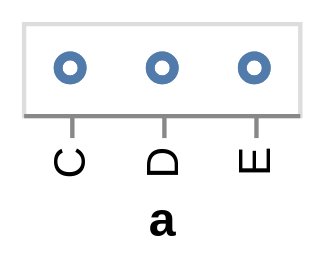

Express this chart as Vega-Lite.
### Vega specification from a JSON file in a GitHub repository (floating-point values rounded to 4 significant figures)
{"$schema": "https://vega.github.io/schema/vega/v3.0.json", "autosize": "pad", "padding": 5, "style": "cell", "data": [{"name": "source_0", "values": [{"a": "C", "b": 2}, {"a": "C", "b": 7}, {"a": "C", "b": 4}, {"a": "D", "b": 1}, {"a": "D", "b": 2}, {"a": "D", "b": 6}, {"a": "E", "b": 8}, {"a": "E", "b": 4}, {"a": "E", "b": 7}]}], "signals": [{"name": "x_step", "value": 21}, {"name": "width", "update": "bandspace(domain('x').length, 1, 0.5) * x_step"}, {"name": "height", "update": "21"}], "marks": [{"name": "marks", "type": "symbol", "style": ["point"], "from": {"data": "source_0"}, "encode": {"update": {"x": {"scale": "x", "field": "a"}, "y": {"signal": "height", "mult": 0.5}, "stroke": {"value": "#4c78a8"}, "fill": {"value": "transparent"}, "opacity": {"value": 0.7}}}}], "scales": [{"name": "x", "type": "point", "domain": {"data": "source_0", "field": "a", "sort": true}, "range": {"step": {"signal": "x_step"}}, "round": true, "padding": 0.5}], "axes": [{"scale": "x", "orient": "bottom", "title": "a", "zindex": 1, "encode": {"labels": {"update": {"angle": {"value": 270}, "align": {"value": "right"}, "baseline": {"value": "middle"}}}}}], "config": {"axis": {"domainColor": "#888", "tickColor": "#888"}, "axisY": {"minExtent": 30}}}
